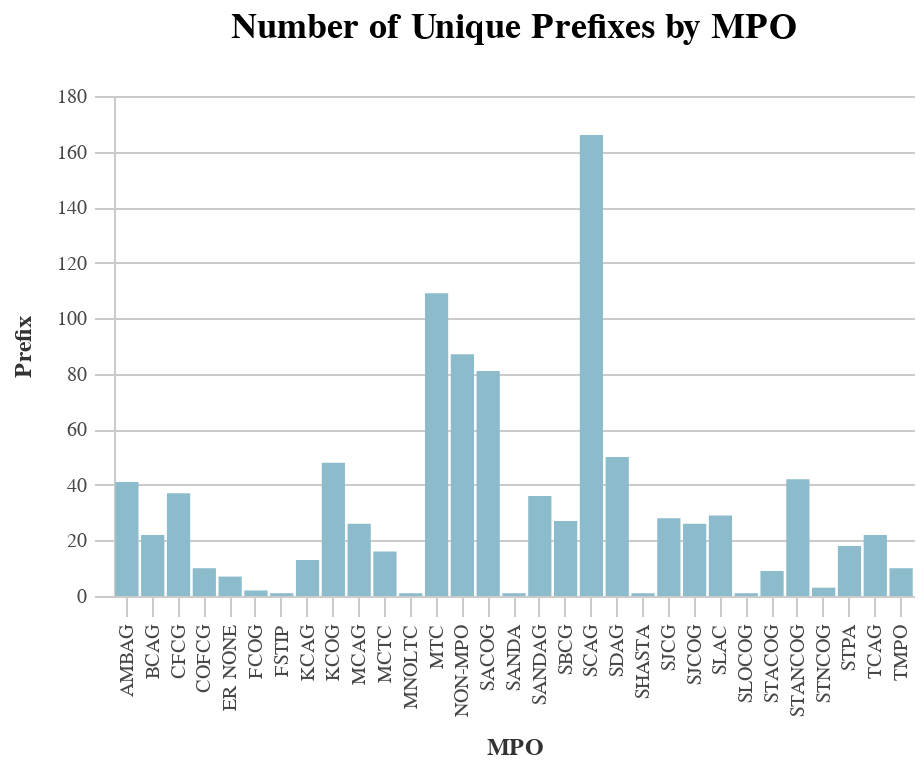

Notebook code for this chart:
### Code cell
base_bar(mpo_years1, x_col="mpo", 
         y_col="prefix").properties(
    title="Number of Unique Prefixes by MPO")

### Figure 1 — Vega-Lite specification as saved in the notebook (floating-point values rounded to 4 significant figures)
{"width": 400, "height": 250, "background": "white", "config": {"title": {"fontSize": 18, "font": "Raleway", "anchor": "middle", "fontColor": "#333", "fontWeight": "bold", "offset": 20}, "header": {"labelFont": "Nunito Sans", "titleFont": "Raleway"}, "axis": {"domain": true, "domainColor": "#cbcbcb", "grid": true, "gridColor": "#cbcbcb", "gridWidth": 1, "labelColor": "#474747", "labelFontSize": 10, "titleColor": "#333", "tickColor": "#cbcbcb", "tickSize": 10, "titleFontSize": 12, "titlePadding": 10, "labelPadding": 4}, "axisBand": {"grid": false}, "range": {"category_bright": ["#2EA8CE", "#EB9F3C", "#F4D837", "#51BF9D", "#8CBCCB", "#9487C0"], "category_bold": ["#136C97", "#E16B26", "#F6BF16", "#00896B", "#7790A3", "#5B559C"], "diverging": ["#E16B26", "#EB9F3C", "#f6e7e1", "#8CBCCB", "#2EA8CE", "#136C97"], "sequential": ["#B9D6DF", "#8CBCCB", "#2EA8CE", "#136C97", "#0B405B"]}, "legend": {"labelFont": "Nunito Sans", "labelFontSize": 11, "symbolType": "square", "symbolSize": 30, "titleFont": "Raleway", "titleFontSize": 14, "titlePadding": 10, "padding": 1, "orient": "right", "labelLimit": 0}, "view": {"stroke": "transparent"}, "group": {"fill": "white"}, "arc": {"fill": "#8CBCCB"}, "area": {"fill": "#8CBCCB"}, "line": {"stroke": "#8CBCCB", "strokeWidth": 2}, "trail": {"color": "#8CBCCB", "stroke": "#8CBCCB", "strokeWidth": 0, "size": 1}, "path": {"stroke": "#8CBCCB", "strokeWidth": 0.5}, "rect": {"fill": "#8CBCCB"}, "point": {"filled": true, "shape": "circle"}, "shape": {"stroke": "#8CBCCB"}, "text": {"font": "Nunito Sans", "color": "#8CBCCB", "fontSize": 11, "align": "center", "fontWeight": 400, "size": 11}, "bar": {"binSpacing": 2, "fill": "#8CBCCB", "stroke": false}}, "data": {"name": "data-8fcd6fec57819ffed8efeb675c92ad07"}, "mark": "bar", "encoding": {"x": {"field": "mpo", "title": "MPO", "type": "nominal"}, "y": {"field": "prefix", "title": "Prefix", "type": "quantitative"}}, "title": "Number of Unique Prefixes by MPO", "$schema": "https://vega.github.io/schema/vega-lite/v4.17.0.json", "datasets": {"data-8fcd6fec57819ffed8efeb675c92ad07": [{"mpo": "SCAG", "total_requested": 8795000000.0, "prefix": 166, "primary_agency_name": 262}, {"mpo": "MTC", "total_requested": 2816000000.0, "prefix": 109, "primary_agency_name": 146}, {"mpo": "NON-MPO", "total_requested": 1953000000.0, "prefix": 87, "primary_agency_name": 123}, {"mpo": "STANCOG", "total_requested": 631000000.0, "prefix": 42, "primary_agency_name": 90}, {"mpo": "SANDAG", "total_requested": -34850000.0, "prefix": 36, "primary_agency_name": 74}, {"mpo": "SJCOG", "total_requested": 77800000.0, "prefix": 26, "primary_agency_name": 73}, {"mpo": "MCAG", "total_requested": 68370000.0, "prefix": 26, "primary_agency_name": 50}, {"mpo": "KCOG", "total_requested": 1021000000.0, "prefix": 48, "primary_agency_name": 44}, {"mpo": "SACOG", "total_requested": 1370000000.0, "prefix": 81, "primary_agency_name": 38}, {"mpo": "CFCG", "total_requested": 388800000.0, "prefix": 37, "primary_agency_name": 24}, {"mpo": "COFCG", "total_requested": -8082000.0, "prefix": 10, "primary_agency_name": 22}, {"mpo": "SDAG", "total_requested": 636400000.0, "prefix": 50, "primary_agency_name": 18}, {"mpo": "AMBAG", "total_requested": 202400000.0, "prefix": 41, "primary_agency_name": 16}, {"mpo": "ER NONE", "total_requested": 2279000.0, "prefix": 7, "primary_agency_name": 15}, {"mpo": "SJCG", "total_requested": 244900000.0, "prefix": 28, "primary_agency_name": 13}, {"mpo": "TCAG", "total_requested": 154400000.0, "prefix": 22, "primary_agency_name": 12}, {"mpo": "SLAC", "total_requested": 95670000.0, "prefix": 29, "primary_agency_name": 10}, {"mpo": "STACOG", "total_requested": -1657000.0, "prefix": 9, "primary_agency_name": 10}, {"mpo": "SBCG", "total_requested": 184100000.0, "prefix": 27, "primary_agency_name": 9}, {"mpo": "MCTC", "total_requested": 25150000.0, "prefix": 16, "primary_agency_name": 9}, {"mpo": "BCAG", "total_requested": 122100000.0, "prefix": 22, "primary_agency_name": 8}, {"mpo": "KCAG", "total_requested": 25920000.0, "prefix": 13, "primary_agency_name": 7}, {"mpo": "STPA", "total_requested": 68030000.0, "prefix": 18, "primary_agency_name": 5}, {"mpo": "TMPO", "total_requested": 30270000.0, "prefix": 10, "primary_agency_name": 4}, {"mpo": "STNCOG", "total_requested": 1819000.0, "prefix": 3, "primary_agency_name": 3}, {"mpo": "FCOG", "total_requested": 1949000.0, "prefix": 2, "primary_agency_name": 2}, {"mpo": "MNOLTC", "total_requested": 0.0, "prefix": 1, "primary_agency_name": 1}, {"mpo": "SHASTA", "total_requested": 218000.0, "prefix": 1, "primary_agency_name": 1}, {"mpo": "FSTIP", "total_requested": -29900.0, "prefix": 1, "primary_agency_name": 1}, {"mpo": "SANDA", "total_requested": 188900.0, "prefix": 1, "primary_agency_name": 1}, {"mpo": "SLOCOG", "total_requested": 3572000.0, "prefix": 1, "primary_agency_name": 1}]}}
